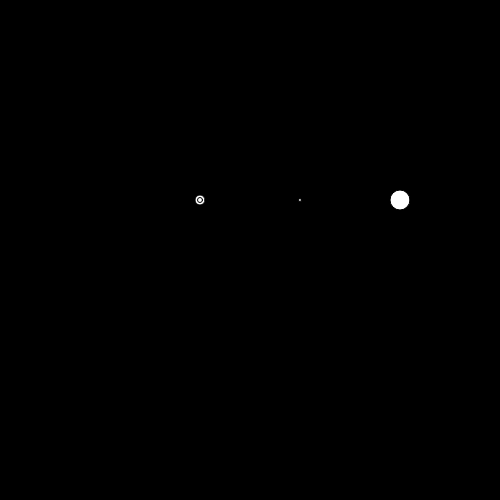
Frame 1 (no input)
Frame 60 (no input): identical to frame 1, image omitted
Frame 120 (the mouse pressed at the canvas centre since frame 60): identical to frame 1, image omitted

The p5.js sketch that drew this single still picture (run headless with seeded random() and noise() and a simulated clock; from frame 60 on, the mouse is pressed at the canvas centre):

// p5.js sketch
// ── sketch.js
var nums = [10, 5, 3, 20];
var num = 23;
var index = 0; 


function setup() {
  createCanvas(500, 500);
}

function draw() {
  background(0);
  
  ellipse(200, 200, nums[0], nums[0]);
  ellipse(200, 200, nums[1], nums[1]);
  ellipse(300, 200, nums[2], nums[2]);
  ellipse(400, 200, nums[3], nums[3]);
}
